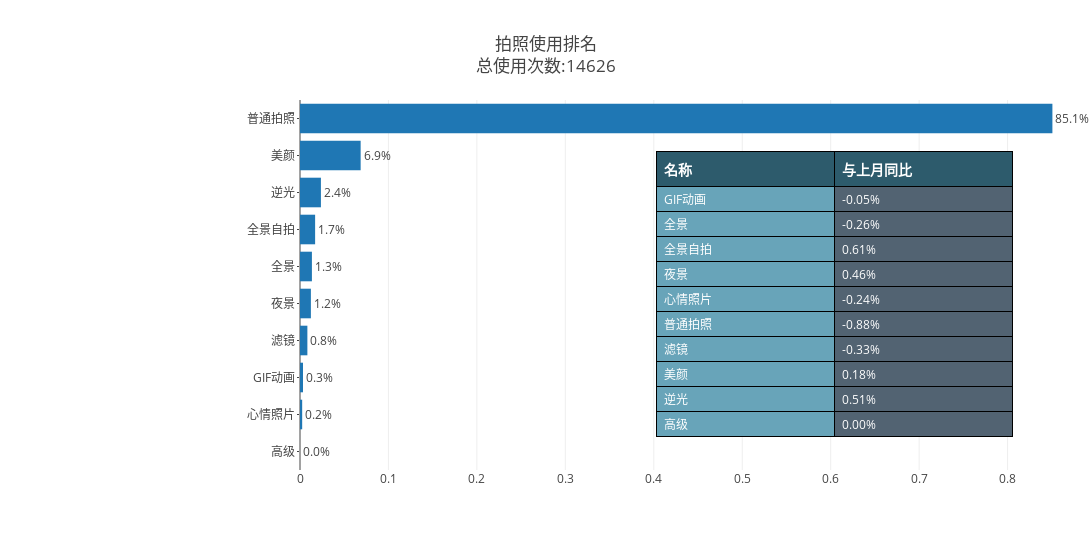

The code cell stored with this chart in its notebook:
### Code cell
draw_camera(cur_camera[0], last_camera[0], 550, 1200, '拍照使用排名<br>总使用次数:{}'.format(cur_camera[0].sum()))

### Figure 1 — Plotly figure (JSON) as saved in the notebook; plotly's stock layout.template omitted (floating-point values rounded to 4 significant figures)
{"data": [{"orientation": "h", "text": ["0.0%", "0.2%", "0.3%", "0.8%", "1.2%", "1.3%", "1.7%", "2.4%", "6.9%", "85.1%"], "textposition": "outside", "type": "bar", "x": [0, 0.002461, 0.003419, 0.008341, 0.01231, 0.01347, 0.01709, 0.02366, 0.06858, 0.8507], "y": ["高级", "心情照片", "GIF动画", "滤镜", "夜景", "全景", "全景自拍", "逆光", "美颜", "普通拍照"]}, {"cells": {"align": ["left", "left"], "fill": {"color": ["#68a4b9", "#526372"]}, "font": {"color": ["#FFFFFF", "#FFFFFF"], "size": 12}, "height": 25, "line": {"color": "#000000"}, "values": [["GIF动画", "全景", "全景自拍", "夜景", "心情照片", "普通拍照", "滤镜", "美颜", "逆光", "高级"], ["-0.05%", "-0.26%", "0.61%", "0.46%", "-0.24%", "-0.88%", "-0.33%", "0.18%", "0.51%", "0.00%"]]}, "columnorder": [0, 1], "columnwidth": [52, 52], "domain": {"x": [0.45, 0.9], "y": [0, 0.86]}, "header": {"align": ["left", "left"], "fill": {"color": "#2d5b6c"}, "font": {"color": ["#FFFFFF", "#FFFFFF"], "size": 14}, "height": 25, "line": {"color": "#000000"}, "values": [["<b>名称</b>"], ["<b>与上月同比</b>"]]}, "type": "table"}], "layout": {"height": 550, "margin": {"l": 300, "r": 0}, "title": "拍照使用排名<br>总使用次数:14626", "width": 1200, "yaxis": {"ticklen": 2}}}
